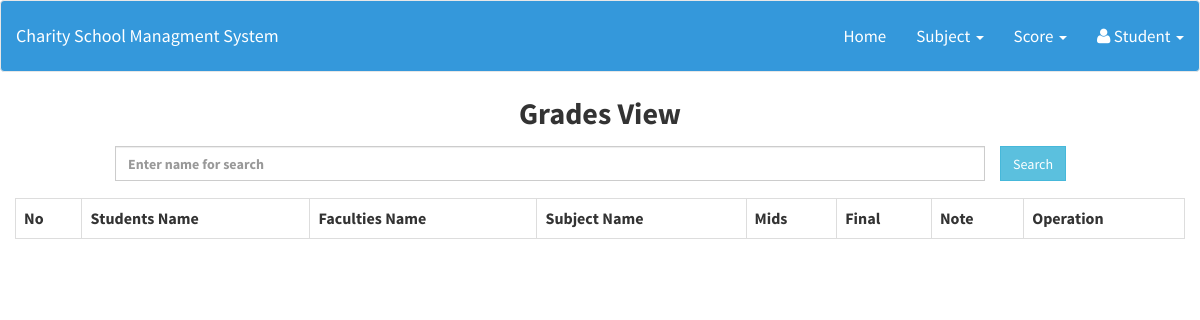
The app's page /student.php?tag=view_scores, older data.
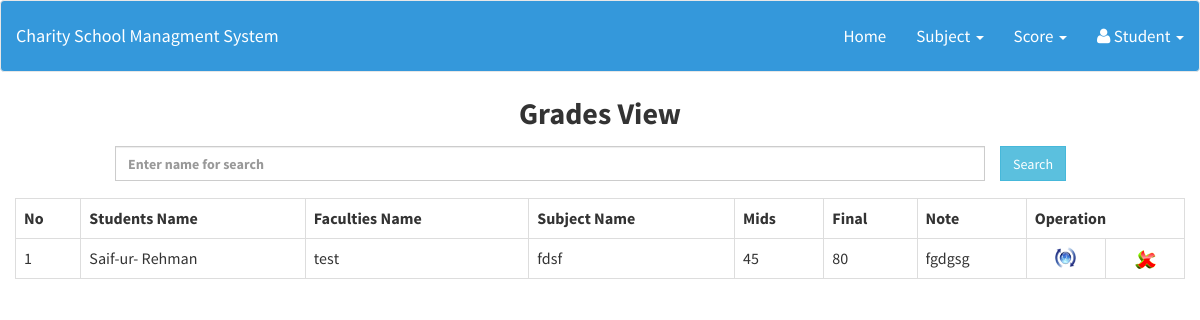
The same page, newer data.
### tables this page shows
CREATE TABLE `stu_score_tbl` (
  `ss_id` int(10) UNSIGNED NOT NULL,
  `stu_id` varchar(50) NOT NULL,
  `faculties_id` varchar(50) NOT NULL,
  `sub_id` varchar(50) NOT NULL,
  `miderm` float NOT NULL,
  `final` float NOT NULL,
  `note` varchar(100) NOT NULL
);

### View_Scores.php (the view, shortened to what this page needs)
<!DOCTYPE html PUBLIC "-//W3C//DTD XHTML 1.0 Transitional//EN" "http://www.w3.org/TR/xhtml1/DTD/xhtml1-transitional.dtd">
<html xmlns="http://www.w3.org/1999/xhtml">
<head>
<link rel="stylesheet" type="text/css" href="css/style_view.css" />
</head>
<body>
	<h1 style="text-align:center; font-size:30px; padding:5px;">Grades View</h1>
<div class="col-md-12  view-form-style">
    <div class="col-md-12 entry-head margin-20b">
    </div>
    <form role="form" data-toggle="validator" method="post" class="form-horizontal">
        <div class="form-group">
            <div class="col-md-9 col-md-offset-1     col-xs-9 col-sm-10">
                <input type="text" class="form-control" name="searchtxt" Placeholder="Enter name for search" autocomplete="off"/></div>
            <input type="submit" name="btnsearch" value="Search" class="btn btn-info"/>
        </div>
    </form>
<div class="table-responsive">
    <table class="table table-bordered">
        <tr>
            <th>No</th>
            <th>Students Name </th>
            <th>Faculties Name</th>
            <th>Subject Name</th>
            <th>Mids</th>
            <th>Final</th>
            <th>Note</th>
            <th colspan="2">Operation</th>
        </tr>
        <?php
		$key="";
	if($key !="")
		$sql_sel=mysql_query("SElECT * FROM stu_score_tbl WHERE stu_id  like '%$key%' ");
	else
        $sql_sel=mysql_query("SELECT * FROM stu_score_tbl");
    $i=0;
    while($row=mysql_fetch_array($sql_sel)){
    $i++;
    $color=($i%2==0)?"lightblue":"white";
    ?>
      <tr bgcolor="<?php echo $color?>">
            <td><?php echo $i;?></td>
            <td><?php echo $row['stu_id'];?></td>
            <td><?php echo $row['faculties_id'];?></td>
            <td><?php echo $row['sub_id'];?></td>
            <td><?php echo $row['miderm'];?></td>
            <td><?php echo $row['final'];?></td>
            <td><?php echo $row['note'];?></td>
            <td align="center"><a href="?tag=score_entry&opr=upd&rs_id=<?php echo $row['ss_id'];?>"><img src="picture/update.png" /></a></td>
            <td align="center"><a href="?tag=view_scores&opr=del&rs_id=<?php echo $row['ss_id'];?>"><img src="picture/delete.png" /></a></td>
        </tr>
    <?php
    }
    ?>
    </table>
</div>
</body>
</html>

Row changes from the older to the newer data that the page shows:
added stu_score_tbl: stu "Saif-ur- Rehman", faculties "test", sub "fdsf", miderm "45", final "80", note "fgdgsg"
